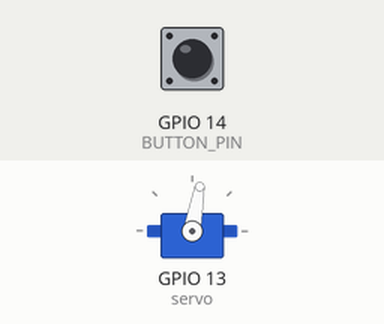
Bench run of a program on a simulated ESP32. Shown: servo. Inputs (shaded band) come from the test bench; at power-on: GPIO 14 (BUTTON_PIN) HIGH. WiFi joins after 1.5 s; servers stay silent unless stated; the local clock reads 2024-03-15 10:24:30 at power-on unless the program sets it; what the program prints to the serial monitor is not drawn.

Above: at 2.05 s.
At 12.0 s:
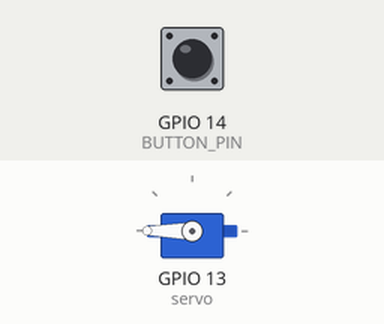
Timing chart, 0 to 15.0 s (numbered marks = the images above):
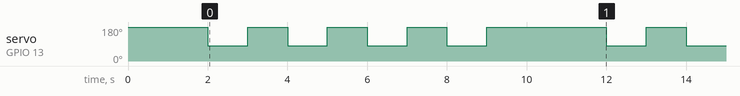

Measured:
- by itself, servo on GPIO 13 (servo): repeats every 10.0 s: 3 × (180° 1.0 s, 80° 1.0 s), 180° 3.0 s, 80° 1.0 s

The program:

main.cpp
```cpp
#include <Arduino.h>
#include "WiFi.h"
#include <Servo.h>

const char* ssid = "";
const char* password = "";

const char* ntpServer = "pool.ntp.org";
const long  gmtOffset_sec = 1;
const int   daylightOffset_sec = 3600;

const int servoOpen = 80;
const int servoClose = 180;

#define BUTTON_PIN 14

Servo servo;

void manger_time(int nbr = 4) {
  Serial.println("C'est manger time !");
  for (int i = 0; i < nbr; i++) {
    servo.write(servoOpen);
    delay(1000);
    servo.write(servoClose);
    delay(1000);
  }
  delay(1000);
}

void setup() {
  Serial.begin(115200);
  servo.attach(13);
  servo.write(servoClose);

  pinMode(BUTTON_PIN, INPUT_PULLUP);

  WiFi.begin(ssid, password);
  Serial.print("Connecting to WiFi ...");
  while (WiFi.status() != WL_CONNECTED) {
    Serial.print(".");
    delay(1000);
  }
  Serial.println(WiFi.localIP());
  Serial.print("RRSI: ");
  Serial.println(WiFi.RSSI());
  configTzTime("CET-1CEST-2,M3.5.0/02:00:00,M10.5.0/03:00:00", ntpServer);
}

void loop() {
  struct tm timeinfo;
  if(!getLocalTime(&timeinfo)){
    Serial.println("Failed to obtain time");
    return;
  }
  if (
    (timeinfo.tm_hour == 10 && timeinfo.tm_min == 0 && timeinfo.tm_sec == 0)
    || (timeinfo.tm_hour == 16 && timeinfo.tm_min == 0 && timeinfo.tm_sec == 0)
    || (timeinfo.tm_hour == 20 && timeinfo.tm_min == 30 && timeinfo.tm_sec == 0)
  ) {
    manger_time(2);
  }
  // Serial.println(&timeinfo, "%A, %B %d %Y %H:%M:%S");
  int buttonState = digitalRead(BUTTON_PIN);
  if (buttonState == HIGH) {
    manger_time(4);
  }
  // Serial.println(buttonState);
  delay(1000);
}
```
